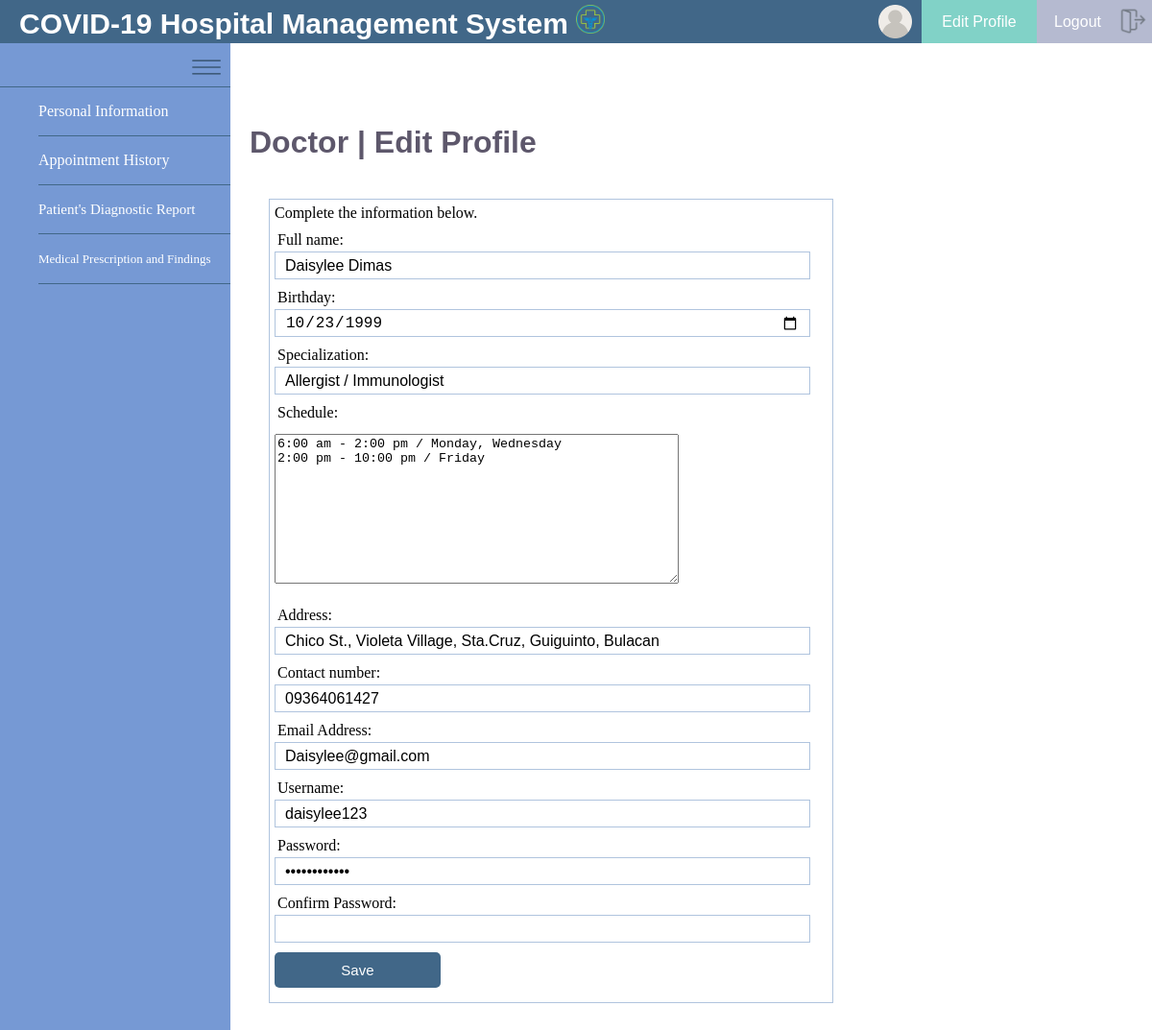
Screenshot of /Doctor/doctor_edit.php (signed in) with the database file from the repository.
### tables this page shows
CREATE TABLE `doctor_register` (
  `ID` int(20) NOT NULL,
  `dFull_name` varchar(255) NOT NULL,
  `dBirthday` date NOT NULL,
  `dSpecialization` varchar(255) NOT NULL,
  `dSchedule` varchar(255) NOT NULL,
  `dAddress` varchar(255) NOT NULL,
  `dContact_no` varchar(200) NOT NULL,
  `dEmail_Add` varchar(255) NOT NULL,
  `dUsername` varchar(255) NOT NULL,
  `dPassword` varchar(255) NOT NULL
);

### Doctor/code.php (called while the page is built, shortened)
<?php
   $username =$_SESSION['username'];
?>

### Doctor/doctor_edit.php (the view, shortened to what this page needs)
<?php include('code.php'); ?>
<!DOCTYPE html>
<html>
<head>
	<link rel="stylesheet" type="text/css" href="d.css">
</head>
<body>
		<div class="navbar">
		<h1 id="name">COVID-19 Hospital Management System
			<img src="images/hospital.png" id="hospital">
		</h1>
	</div>
	<div id="username" style="font-family: arial; color: white; text-align: center; justify-content: center; line-height: 45px; font-size: 15px;">
		<img src="Images/user.png" id="userpng">
	</div>
	<div>
	<a href="doctor_edit.php"><div id="edit" style="font-family: arial; color: white; text-align: center; justify-content: center; line-height: 45px; font-size: 16px;">Edit Profile <img src="Images/edit.png" id="editpng"> </div></a>
		 	<a href="logout.php"><div id="logout" style="font-family: arial; color: white; text-align: center; justify-content: center; line-height: 45px; font-size: 16px;">Logout <img src="Images/logout.png" id="logoutpng"></div></a>
	<div id="menu">
		<img src="Images/menu.png" id="menus">
	</div>
	</div>
	<div class="area">
		<h1 class="htitle">Doctor | Edit Profile</h1>
		<form action="doctor_edit.php" method="post" class="form">
	<?php $results = mysqli_query($db, "SELECT * FROM doctor_register  where dUsername = '$username'"); ?>
	<?php while ($row = mysqli_fetch_array($results)) { ?>
		<p>Complete the information below.</p>
		<div class="edit">
		<div class="edit">
			<label for="fullname">Full name:</label>
			<input type="text" name="fullname" value="<?php echo $row['dFull_name']; ?>" required/ >
		</div>
		<div class="edit">
			<label for="bday">Birthday:</label>
			<input type="date" name="bday" value="<?php echo $row['dBirthday']; ?>" required/>
		</div>
		<div class="edit">
			<label for="spec">Specialization:</label>
			<input type="text" name="spec" value="<?php echo $row['dSpecialization']; ?>" required/>
		</div>
		<div class="edit">
			<label for="sched">Schedule:</label>
			<textarea name="sched" class="edit" cols="50" rows="10" required/><?php echo $row['dSchedule']; ?></textarea>
		</div>
		<div class="edit">
			<label for="address">Address:</label>
			<input type="text" name="address" value="<?php echo $row['dAddress']; ?>" required/>
		</div>
		<div class="edit">
			<label for="contact">Contact number:</label>
			<input type="text" name="contact" value="<?php echo $row['dContact_no']; ?>" required/>
		</div>
		<div class="edit">
			<label for="email">Email Address:</label>
			<input type="email" name="email" value="<?php echo $row['dEmail_Add']; ?>" >
		</div>
		<div class="edit">
			<label for="username">Username:</label>
			<input type="text" name="username" readonly value="<?php echo $row['dUsername']; ?>" required/>
		</div>
		<div class="edit">
			<label for="pass1">Password:</label>
			<input type="password" name="pass1" value="<?php echo $row['dPassword']; ?>" required/>
		</div>
		<div class="edit">
			<label for="pass2">Confirm Password:</label>
			<input type="password" name="pass2"  required/>
		</div>
		<div class="edit">
		<button type="submit" name="submitdoc" class="btn">Save</button>
		</div>
		</div>
		<?php } ?>
	</form>
	</div>
<div id="menulist">
		<ul>
			<li><a href="home.php">Personal Information</a></li>
			<li><a href="appointment_doctor.php">Appointment History</a></li>
			<li><a href="viewmed.php" style="font-size: 15px">Patient's Diagnostic Report</a></li>
			<li><a href="medprescription.php" style="font-size: 13px;">Medical Prescription and Findings</a></li>
		</ul>
	</div>
</body>
</html>

### Doctor/d.css (style rules this page uses)
* { margin: 0; }
#hospital { width: 30px; height: 30px; padding-top: 5px; }
#name { font-family: helvetica; font-size: 30px; color: white; text-align: left; text-indent: 20px; }
.navbar { background: #416788; width: 70%; height: 45px; float: left; }
#username { width: 10%; float: left; background: #416788; height: 45px; }
#edit { width: 10%; background: #81D2c7; float: left; height: 45px; }
#logout { width: 10%; background: #b5bad0; float: left; height: 45px; }
#menu { background: #7699d4; width: 20%; height: 45px; border-bottom: 1px solid #416788; float: left; }
#menulist { background: #7699d4; width: 20%; height:100vh; }
ul { box-sizing: border-box; }
ul li { font-family: verdana; background: #7699d4; border-bottom: 1px solid #416788; line-height: 50px; list-style: none; }
ul li a { text-decoration: none; color: white; }
.htitle { font-family: Arial; margin-top: 85px; text-indent:20px; color: #5d576b; }
.area { overflow: hidden; overflow-y: scroll; background: white; float: right; width: 80%; height: calc(100vh - 45px); box-sizing: border-box; }
.form { width: 60%; margin: 40px ; padding: 5px; border: 1px solid #B0C4DE; background: white; }
.edit { margin: 10px 0px 10px 0px; }
.edit label { display: block; text-align: left; margin: 3px; }
.edit input { height: 15px; width: 93%; padding: 6px 10px; font-size: 16px; border: 1px solid #b0c4de; }
.btn { padding: 10px; font-size: 15px; width: 30%; color: white; background: #416788; border: none; border-radius: 5px; }
#menus { height: 50px; width: 50px; float: right; }
#userpng { padding-top: 5px; padding-right: 10px; height: 35px; width: 35px; float: right; }
#logoutpng { padding-top: 5px; padding-right: 5px; height: 40px; width: 30px; float: right; }

### rows the page displays
doctor_register: fullname "Daisylee Dimas", bday "10/23/1999", spec "Allergist / Immunologist", sched "6:00 am - 2:00 pm / Monday, Wednesday 2:00 pm - 10:00 pm / Friday", address "Chico St., Violeta Village, Sta.Cruz, Guiguinto, Bulacan", contact "09364061427", email "Daisylee@gmail.com", username "daisylee123"
